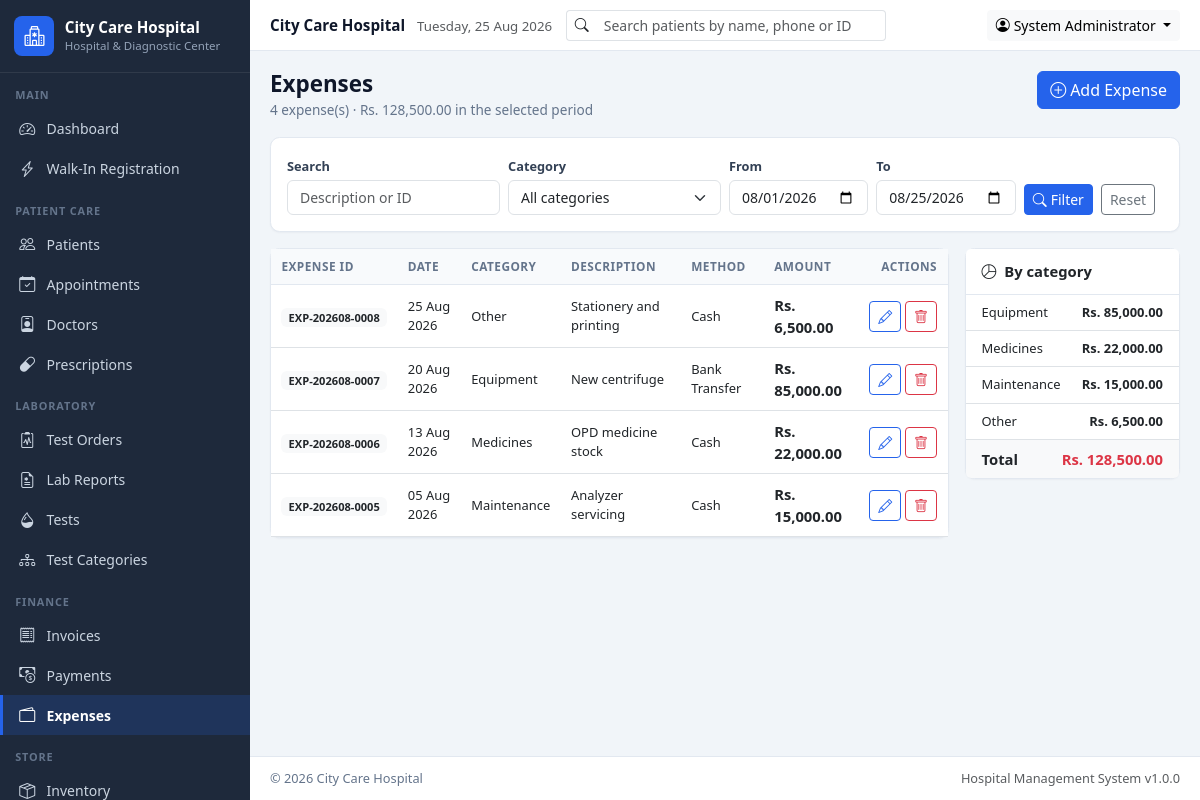
The app's page /modules/expenses/index.php (signed in) with its own data.
### tables this page shows
CREATE TABLE IF NOT EXISTS expenses (
  id INT AUTO_INCREMENT PRIMARY KEY,
  expense_id VARCHAR(20) UNIQUE NOT NULL,
  expense_date DATE NOT NULL,
  category ENUM('Rent','Electricity','Salaries','Laboratory Supplies','Medicines','Maintenance','Equipment','Other') NOT NULL,
  description TEXT,
  amount DECIMAL(10,2) NOT NULL,
  payment_method ENUM('Cash','Card','Bank Transfer','Other') DEFAULT 'Cash',
  notes TEXT,
  created_at TIMESTAMP DEFAULT CURRENT_TIMESTAMP,
  INDEX idx_expense_date (expense_date)
);

### includes/functions.php (called while the page is built, shortened)
<?php
function sanitize($input)
{
    return htmlspecialchars((string)($input ?? ''), ENT_QUOTES, 'UTF-8');
}
function get($key, $default = '')
{
    return isset($_GET[$key]) ? (is_array($_GET[$key]) ? $_GET[$key] : trim((string)$_GET[$key])) : $default;
}
function getSetting($key, $default = '')
{
    global $pdo;
    static $cache = null;
    if ($cache === null) {
        $cache = [];
        try {
            foreach ($pdo->query('SELECT setting_key, setting_value FROM settings') as $row) {
                $cache[$row['setting_key']] = $row['setting_value'];
            }
        } catch (Exception $e) {
            $cache = [];
        }
    }
    if (array_key_exists($key, $cache) && $cache[$key] !== null && $cache[$key] !== '') {
        return $cache[$key];
    }
    return $default;
}
function currencySymbol()
{
    return getSetting('currency_symbol', 'Rs.');
}
function formatCurrency($amount)
{
    return currencySymbol() . ' ' . number_format((float)$amount, 2);
}
function formatDate($date, $format = null)
{
    $format = $format ?: getSetting('date_format', 'd M Y');
    $ts = strtotime($date);
    return $ts ? date($format, $ts) : '-';
}
function currentPage()
{
    $page = (int)($_GET['page'] ?? 1);
    return $page > 0 ? $page : 1;
}
function fetchAll($sql, array $params = [])
{
    global $pdo;
    $stmt = $pdo->prepare($sql);
    $stmt->execute($params);
    return $stmt->fetchAll();
}
function fetchValue($sql, array $params = [], $default = 0)
{
    global $pdo;
    $stmt = $pdo->prepare($sql);
    $stmt->execute($params);
    $value = $stmt->fetchColumn();
    return $value === false ? $default : $value;
}

### modules/expenses/index.php (the view, shortened to what this page needs)
<?php
$search   = get('q');
$from     = get('from', date('Y-m-01'));
$to       = get('to', date('Y-m-d'));
$page     = currentPage();
$offset   = ($page - 1) * PER_PAGE;
$where = ['expense_date BETWEEN ? AND ?'];
$params = [$from, $to];
$whereSql = 'WHERE ' . implode(' AND ', $where);
$total    = (int)fetchValue("SELECT COUNT(*) FROM expenses $whereSql", $params);
$sum      = (float)fetchValue("SELECT COALESCE(SUM(amount),0) FROM expenses $whereSql", $params);
$expenses = fetchAll("SELECT * FROM expenses $whereSql ORDER BY expense_date DESC, id DESC LIMIT " . (int)PER_PAGE . ' OFFSET ' . (int)$offset, $params);
$byCategory = fetchAll("SELECT category, COALESCE(SUM(amount),0) AS total FROM expenses $whereSql GROUP BY category ORDER BY total DESC", $params);
$pageSubtitle = number_format($total) . ' expense(s) · ' . formatCurrency($sum) . ' in the selected period';
$pageActions = '<a href="' . BASE_URL . '/modules/expenses/add.php" class="btn btn-primary"><i class="bi bi-plus-circle me-1"></i>Add Expense</a>';
require_once INC_PATH . '/header.php';
?>
<div class="card mb-3">
    <div class="card-body">
        <form class="row g-2 align-items-end" method="get">
            <div class="col-md-3">
                <label class="form-label">Search</label>
                <input type="search" name="q" class="form-control" value="<?= sanitize($search) ?>" placeholder="Description or ID">
            </div>
            <div class="col-md-3">
                <label class="form-label">Category</label>
                <select name="category" class="form-select">
                    <option value="">All categories</option>
                </select>
            </div>
            <div class="col-md-2">
                <label class="form-label">From</label>
                <input type="date" name="from" class="form-control" value="<?= sanitize($from) ?>">
            </div>
            <div class="col-md-2">
                <label class="form-label">To</label>
                <input type="date" name="to" class="form-control" value="<?= sanitize($to) ?>">
            </div>
            <div class="col-md-2 d-flex gap-2">
                <button class="btn btn-primary btn-sm"><i class="bi bi-search me-1"></i>Filter</button>
                <a href="<?= BASE_URL ?>/modules/expenses/index.php" class="btn btn-outline-secondary btn-sm">Reset</a>
            </div>
        </form>
    </div>
</div>
<div class="row g-3">
    <div class="col-lg-9">
        <div class="card">
            <div class="table-responsive">
                <table class="table table-hover align-middle mb-0">
                    <thead><tr><th>Expense ID</th><th>Date</th><th>Category</th><th>Description</th><th>Method</th><th>Amount</th><th class="text-end">Actions</th></tr></thead>
                    <tbody>
                    <?php foreach ($expenses as $e): ?>
                        <tr>
                            <td><span class="badge bg-light text-dark"><?= sanitize($e['expense_id']) ?></span></td>
                            <td class="small"><?= formatDate($e['expense_date']) ?></td>
                            <td class="small"><?= sanitize($e['category']) ?></td>
                            <td class="small"><?= sanitize($e['description'] ?: '-') ?></td>
                            <td class="small"><?= sanitize($e['payment_method']) ?></td>
                            <td class="fw-semibold"><?= formatCurrency($e['amount']) ?></td>
                            <td class="text-end text-nowrap">
                                <a href="add.php?id=<?= (int)$e['id'] ?>" class="btn btn-sm btn-outline-primary"><i class="bi bi-pencil"></i></a>
                                <form method="post" class="d-inline">
                                    <button class="btn btn-sm btn-outline-danger" data-confirm="Delete this expense?"><i class="bi bi-trash"></i></button>
                                </form>
                            </td>
                        </tr>
                    <?php endforeach; ?>
                    </tbody>
                </table>
            </div>
        </div>
    </div>
    <div class="col-lg-3">
        <div class="card">
            <div class="card-header bg-white fw-semibold"><i class="bi bi-pie-chart me-2"></i>By category</div>
            <ul class="list-group list-group-flush">
                <?php foreach ($byCategory as $c): ?>
                    <li class="list-group-item d-flex justify-content-between small">
                        <span><?= sanitize($c['category']) ?></span>
                        <strong><?= formatCurrency($c['total']) ?></strong>
                    </li>
                <?php endforeach; ?>
                <li class="list-group-item d-flex justify-content-between bg-light">
                    <strong>Total</strong><strong class="text-danger"><?= formatCurrency($sum) ?></strong>
                </li>
            </ul>
        </div>
    </div>
</div>
<?php require_once INC_PATH . '/footer.php'; ?>

### assets/css/custom.css (style rules this page uses)
:root { --hms-primary: #2563EB; --hms-success: #16A34A; --hms-warning: #D97706; --hms-danger: #DC2626; --hms-sidebar: #1E293B; --hms-sidebar-hover: #334155; --hms-body: #F1F5F9; --hms-border: #E2E8F0; --hms-muted: #64748B; --hms-sidebar-width: 250px; }
body { background: var(--hms-body); font-family: "Segoe UI", Roboto, "Helvetica Neue", Arial, sans-serif; font-size: 0.925rem; color: #0F172A; }
a { text-decoration: none; }
.btn-primary, .bg-primary { background-color: var(--hms-primary) !important; border-color: var(--hms-primary) !important; }
.btn-outline-primary { color: var(--hms-primary); border-color: var(--hms-primary); }
.card { border: 1px solid var(--hms-border); border-radius: .6rem; box-shadow: 0 1px 2px rgba(15,23,42,.04); }
.card-header { border-bottom: 1px solid var(--hms-border); padding: .7rem 1rem; }
.table > :not(caption) > * > * { padding: .55rem .65rem; }
.table thead th { font-size: .74rem; text-transform: uppercase; letter-spacing: .04em; color: var(--hms-muted); background: #F8FAFC; border-bottom: 1px solid var(--hms-border); font-weight: 700; }
.form-label { font-size: .8rem; font-weight: 600; color: #334155; margin-bottom: .25rem; }
.form-control, .form-select { font-size: .875rem; }

### records on screen
expenses: expense "EXP-202608-0008", expense_date "25 Aug 2026", category "Other", description "Stationery and printing", payment_method "Cash", amount "Rs. 6,500.00"
expenses: expense "EXP-202608-0007", expense_date "20 Aug 2026", category "Equipment", description "New centrifuge", payment_method "Bank Transfer", amount "Rs. 85,000.00"
expenses: expense "EXP-202608-0006", expense_date "13 Aug 2026", category "Medicines", description "OPD medicine stock", payment_method "Cash", amount "Rs. 22,000.00"
expenses: expense "EXP-202608-0005", expense_date "05 Aug 2026", category "Maintenance", description "Analyzer servicing", payment_method "Cash", amount "Rs. 15,000.00"

### other values on screen
getSetting('hospital_name', 'City Care Hospital') "City Care Hospital"
getSetting('hospital_tagline', 'Hospital &amp; Diagnostic Center') "Hospital & Diagnostic Center"
$group['label'] "MAIN"
$item['text'] "Dashboard"
$item['text'] "Walk-In Registration"
$group['label'] "PATIENT CARE"
$item['text'] "Patients"
$item['text'] "Appointments"
$item['text'] "Doctors"
$item['text'] "Prescriptions"
$group['label'] "LABORATORY"
$item['text'] "Test Orders"
$item['text'] "Lab Reports"
$item['text'] "Tests"
$item['text'] "Test Categories"
